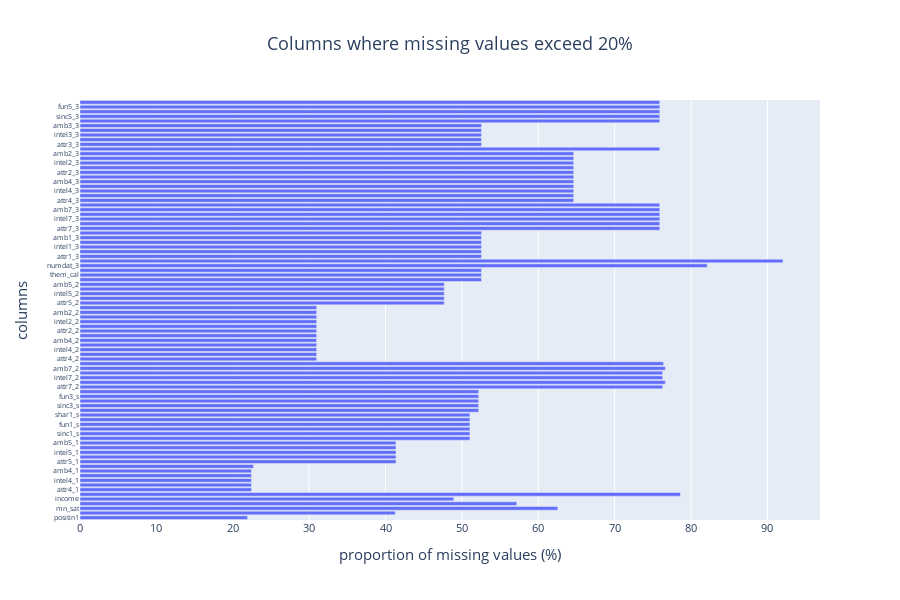

This figure's notebook cell:
### Code cell
# Visualisation avec Plotly Express
mask = missing_values_df[missing_values_df['missing_values'] > 20]
fig = px.bar(y=mask['column_name'], 
                x=mask['missing_values'],
                title='Columns where missing values exceed 20%', 
                labels={'x':'proportion of missing values (%)', 'y': 'columns'},
                orientation = 'h', height=600)
#fig.add_vline(x=20)
fig.update_layout(title_x=.5,
                  title_font_size=18,
                  xaxis_title_font_size=15,
                  yaxis_title_font_size=15,
                  font=dict(size=7))
fig.update_xaxes(tickfont_size=11)
fig.show()

### Figure 1 — Plotly figure (JSON) as saved in the notebook; plotly's stock layout.template omitted (floating-point values rounded to 4 significant figures)
{"data": [{"alignmentgroup": "True", "hovertemplate": "proportion of missing values (%)=%{x}<br>columns=%{y}<extra></extra>", "legendgroup": "", "marker": {"color": "#636efa", "pattern": {"shape": ""}}, "name": "", "offsetgroup": "", "orientation": "h", "showlegend": false, "textposition": "auto", "type": "bar", "x": [21.94, 41.28, 62.56, 57.18, 48.94, 78.61, 22.45, 22.45, 22.45, 22.45, 22.45, 22.72, 41.37, 41.37, 41.37, 41.37, 41.37, 51.05, 51.05, 51.05, 51.05, 51.05, 51.05, 52.2, 52.2, 52.2, 52.2, 52.2, 76.29, 76.64, 76.29, 76.29, 76.64, 76.41, 30.99, 30.99, 30.99, 30.99, 30.99, 30.99, 30.99, 30.99, 30.99, 30.99, 30.99, 30.99, 47.69, 47.69, 47.69, 47.69, 47.69, 52.57, 52.57, 52.57, 82.12, 92.04, 52.57, 52.57, 52.57, 52.57, 52.57, 52.57, 75.91, 75.91, 75.91, 75.91, 75.91, 75.91, 64.64, 64.64, 64.64, 64.64, 64.64, 64.64, 64.64, 64.64, 64.64, 64.64, 64.64, 75.91, 52.57, 52.57, 52.57, 52.57, 52.57, 75.91, 75.91, 75.91, 75.91, 75.91], "xaxis": "x", "y": ["positin1", "undergra", "mn_sat", "tuition", "income", "expnum", "attr4_1", "sinc4_1", "intel4_1", "fun4_1", "amb4_1", "shar4_1", "attr5_1", "sinc5_1", "intel5_1", "fun5_1", "amb5_1", "attr1_s", "sinc1_s", "intel1_s", "fun1_s", "amb1_s", "shar1_s", "attr3_s", "sinc3_s", "intel3_s", "fun3_s", "amb3_s", "attr7_2", "sinc7_2", "intel7_2", "fun7_2", "amb7_2", "shar7_2", "attr4_2", "sinc4_2", "intel4_2", "fun4_2", "amb4_2", "shar4_2", "attr2_2", "sinc2_2", "intel2_2", "fun2_2", "amb2_2", "shar2_2", "attr5_2", "sinc5_2", "intel5_2", "fun5_2", "amb5_2", "you_call", "them_cal", "date_3", "numdat_3", "num_in_3", "attr1_3", "sinc1_3", "intel1_3", "fun1_3", "amb1_3", "shar1_3", "attr7_3", "sinc7_3", "intel7_3", "fun7_3", "amb7_3", "shar7_3", "attr4_3", "sinc4_3", "intel4_3", "fun4_3", "amb4_3", "shar4_3", "attr2_3", "sinc2_3", "intel2_3", "fun2_3", "amb2_3", "shar2_3", "attr3_3", "sinc3_3", "intel3_3", "fun3_3", "amb3_3", "attr5_3", "sinc5_3", "intel5_3", "fun5_3", "amb5_3"], "yaxis": "y"}], "layout": {"barmode": "relative", "font": {"size": 7}, "height": 600, "legend": {"tracegroupgap": 0}, "title": {"font": {"size": 18}, "text": "Columns where missing values exceed 20%", "x": 0.5}, "xaxis": {"anchor": "y", "domain": [0, 1], "tickfont": {"size": 11}, "title": {"font": {"size": 15}, "text": "proportion of missing values (%)"}}, "yaxis": {"anchor": "x", "domain": [0, 1], "title": {"font": {"size": 15}, "text": "columns"}}}}
